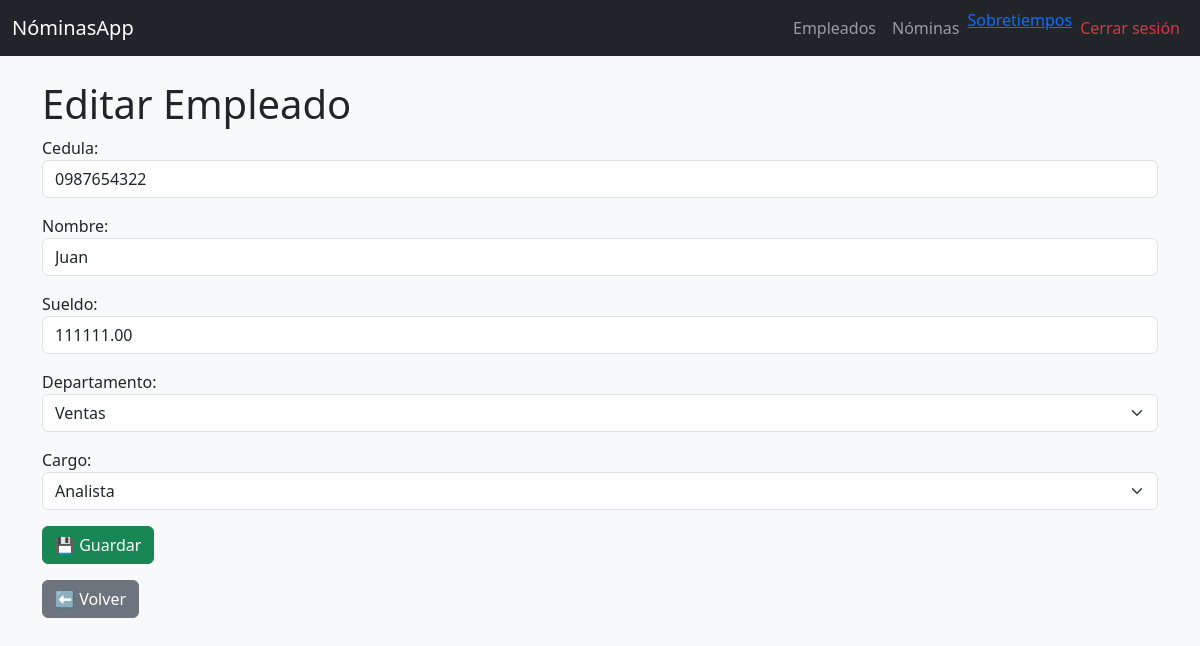
The page /empleados/2/editar/ (signed in) on the database its author committed.
### nomina/models.py (models this page shows, shortened)
class Empleado(models.Model):
    cedula = models.CharField(
        max_length=10,
        unique=True,
        validators=[RegexValidator(r'^\d{10}$', 'La cédula debe tener 10 dígitos')]
    )
    nombre = models.CharField(
        max_length=100,
        validators=[RegexValidator(r'^[A-Za-z\s]+$', 'El nombre solo puede contener letras y espacios')]
    )
    sueldo = models.DecimalField(max_digits=10, decimal_places=2, validators=[MinValueValidator(0.01)])
    departamento = models.CharField(max_length=50, choices=DEPARTAMENTO_CHOICES)
    cargo = models.CharField(max_length=50, choices=CARGO_CHOICES)

### nomina/views.py (the view)
# urls.py: path("empleados/<int:pk>/editar/", views.editar_empleado, name="empleado_update"),
@login_required
def editar_empleado(request, pk):
    empleado = get_object_or_404(Empleado, pk=pk)
    if request.method == "POST":
        form = EmpleadoForm(request.POST, instance=empleado)
        if form.is_valid():
            form.save()
            return redirect("empleado_list")
    else:
        form = EmpleadoForm(instance=empleado)
    return render(request, "empleados/form.html", {"form": form})

### nomina/forms.py
class EmpleadoForm(forms.ModelForm):
    class Meta:
        model = Empleado
        fields = ['cedula', 'nombre', 'sueldo', 'departamento', 'cargo']
        widgets = {
            'departamento': forms.Select(attrs={'class': 'form-select'}),
            'cargo': forms.Select(attrs={'class': 'form-select'}),
            'nombre': forms.TextInput(attrs={'class': 'form-control'}),
            'cedula': forms.TextInput(attrs={'class': 'form-control'}),
            'sueldo': forms.NumberInput(attrs={'class': 'form-control'}),
        }

### nomina/templates/empleados/form.html (shortened to what this page needs)
{% extends 'layouts/base.html' %}
{% block content %}
<h1>{% if form.instance.pk %}Editar Empleado{% else %}Crear Empleado{% endif %}</h1>
<form method="POST">
  {{ form.as_p }}
  <button type="submit" class="btn btn-success">💾 Guardar</button>
</form>
<a href="{% url 'empleado_list' %}" class="btn btn-secondary mt-3">⬅ Volver</a>
{% endblock %}

### rows shown on the page
Empleado: cedula "0987654322", nombre "Juan", sueldo "111111.00", departamento "Ventas", cargo "Analista"
